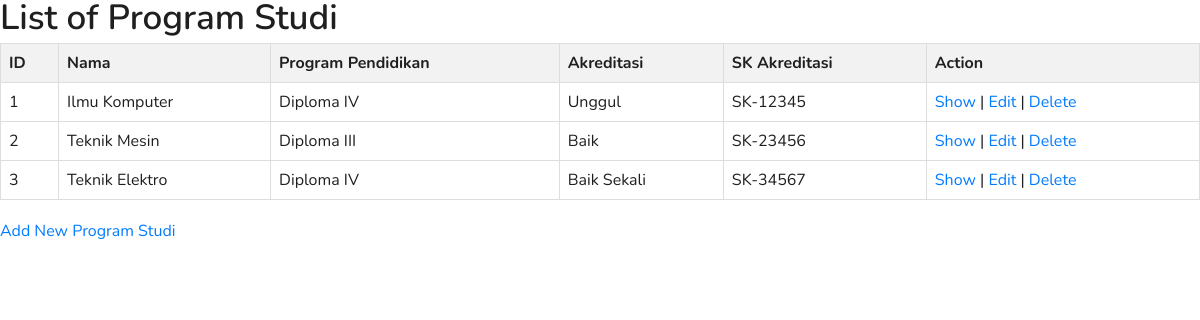
The page /index.php/program_studi on the database its author committed.
### tables this page shows
CREATE TABLE Program_Studi(
    ID INT AUTO_INCREMENT,
    Nama VARCHAR(255),
    Program_Pendidikan ENUM('Diploma III', 'Diploma IV'),
    Akreditasi ENUM('Baik','Baik Sekali','Unggul'),
    SK_Akreditasi VARCHAR(255),
    PRIMARY KEY(ID)
);

### application/controllers/Program_Studi.php (called while the page is built, shortened)
<?php
class Program_Studi extends CI_Controller {
    public function __construct() {
        $this->load->model('ProgramStudiModel');
        $this->load->library('form_validation');
    }
    public function index() {
        $data['program_studi'] = $this->ProgramStudiModel->get_all_program_studi();
        $this->load->view('program_studi/index', $data);
    }
}

### index.php (called while the page is built, shortened)
<?php
require_once BASEPATH.'core/CodeIgniter.php';

### application/models/ProgramStudiModel.php (called while the page is built, shortened)
<?php
class ProgramStudiModel extends CI_Model {
    public function get_all_program_studi() {
        $query = $this->db->get('Program_Studi');
        return $query->result();
    }
}

### application/views/program_studi/index.php (the view, shortened to what this page needs)
<h2>List of Program Studi</h2>
<table>
    <thead>
        <tr>
            <th>ID</th>
            <th>Nama</th>
            <th>Program Pendidikan</th>
            <th>Akreditasi</th>
            <th>SK Akreditasi</th>
            <th>Action</th>
        </tr>
    </thead>
    <tbody>
        <?php foreach ($program_studi as $program): ?>
        <tr>
            <td><?php echo $program->ID; ?></td>
            <td><?php echo $program->Nama; ?></td>
            <td><?php echo $program->Program_Pendidikan; ?></td>
            <td><?php echo $program->Akreditasi; ?></td>
            <td><?php echo $program->SK_Akreditasi; ?></td>
            <td>
                <a href="<?php echo base_url('program_studi/show/' . $program->ID); ?>">Show</a> |
                <a href="<?php echo base_url('program_studi/edit/' . $program->ID); ?>">Edit</a> |
                <a href="<?php echo base_url('program_studi/delete/' . $program->ID); ?>">Delete</a>
            </td>
        </tr>
        <?php endforeach; ?>
    </tbody>
</table>
<a href="<?php echo base_url('program_studi/create'); ?>">Add New Program Studi</a>

### application/views/header.php (style rules this page uses)
table { width: 100%; border-collapse: collapse; margin-bottom: 20px; }
table, th, td { border: 1px solid #ddd; }
th, td { text-align: left; padding: 8px; }
th { background-color: #f2f2f2; }

### rows shown on the page
program_studi: ID "1", Nama "Ilmu Komputer", Program_Pendidikan "Diploma IV", Akreditasi "Unggul", SK_Akreditasi "SK-12345"
program_studi: ID "2", Nama "Teknik Mesin", Program_Pendidikan "Diploma III", Akreditasi "Baik", SK_Akreditasi "SK-23456"
program_studi: ID "3", Nama "Teknik Elektro", Program_Pendidikan "Diploma IV", Akreditasi "Baik Sekali", SK_Akreditasi "SK-34567"
